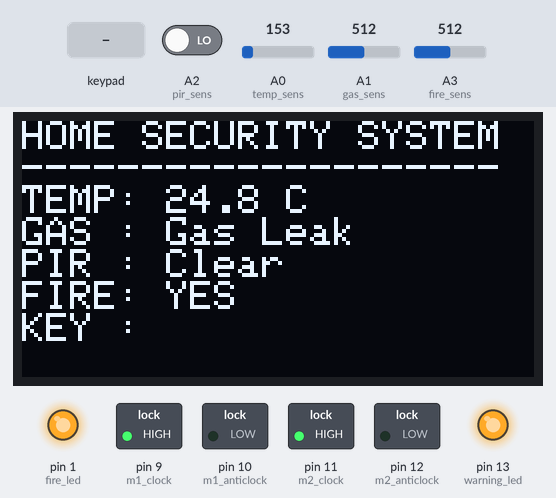
A sketch run on a simulated Arduino Uno, built with avr-gcc and run on an emulated ATmega328P. Parts: 128×64 one-colour display, switched loads named in the sketch (green lamp = pin HIGH), output pins drawn as LEDs (lit = HIGH). Inputs (shaded band) come from the test bench; at power-on: A1 (gas_sens) = 512, A3 (fire_sens) = 512, A2 (pir_sens) LOW, A0 (temp_sens) = 153.

Above: at 2.7 s.
2.8 s: keypad keys 1 2 3 4 # pressed 0.4 s apart
At 4.9 s:
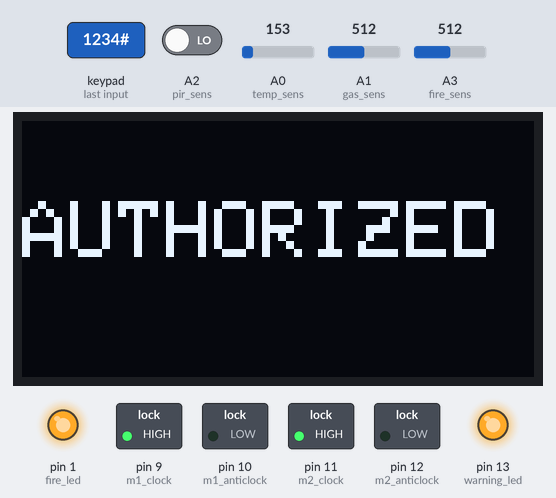
7.7 s: A1 (gas_sens) set to 466
9.2 s: A1 (gas_sens) set to 440
At 10.4 s:
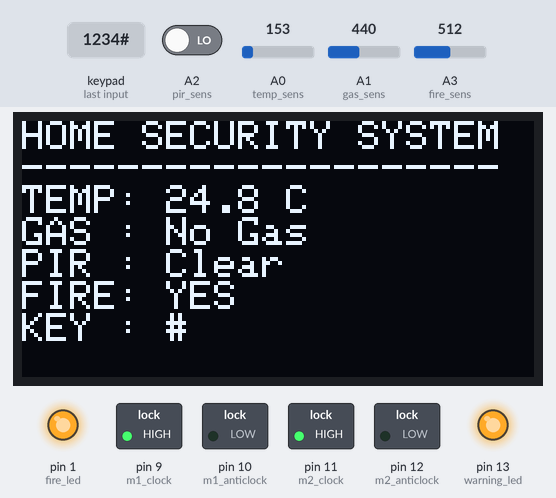
10.7 s: A3 (fire_sens) set to 464
12.2 s: A3 (fire_sens) set to 437
At 13.3 s:
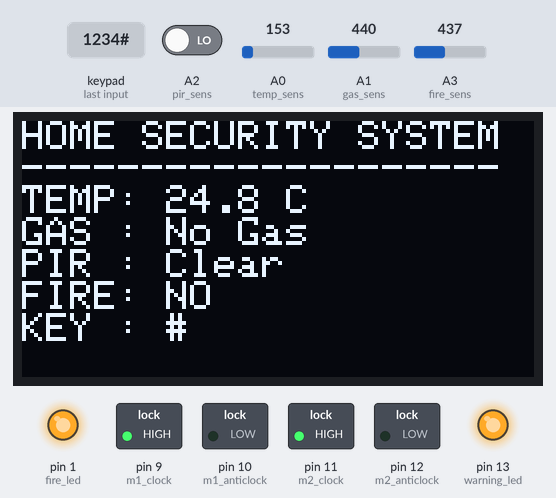
13.7 s: A2 (pir_sens) driven HIGH
At 15.1 s:
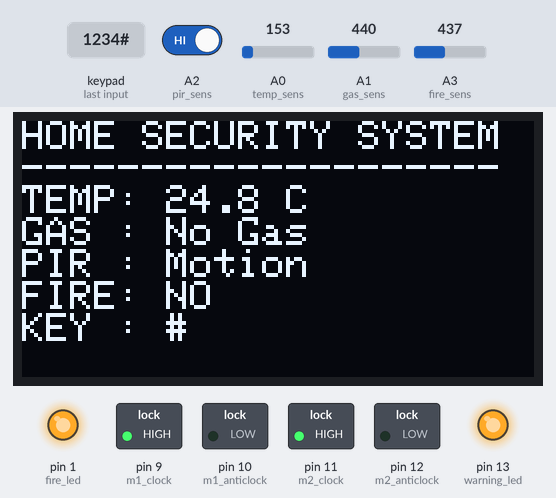
Timing chart, 0 to 16.7 s (numbered marks = the images above; inputs shaded):
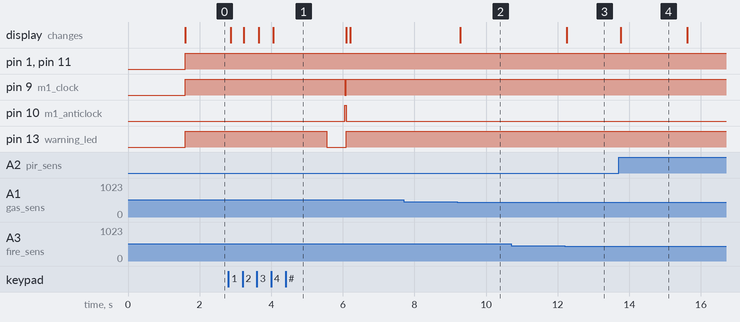

The sketch:

home-automation-and-security.ino
```cpp
#include <Wire.h>
#include <Adafruit_GFX.h>
#include <Adafruit_SSD1306.h>
#include <Keypad.h>

/* ---------- OLED Configuration ---------- */
#define OLED_WIDTH  128
#define OLED_HEIGHT 64
#define OLED_RESET  -1
Adafruit_SSD1306 display(OLED_WIDTH, OLED_HEIGHT, &Wire, OLED_RESET);

/* ---------- Pin Assignments ---------- */
#define temp_sens  A0
#define gas_sens   A1
#define pir_sens   A2
#define fire_sens  A3

#define fire_led     1
#define warning_led  13

/* ---------- Motors ---------- */
#define m1_clock     9
#define m1_anticlock 10
#define m2_clock     11
#define m2_anticlock 12

/* ---------- Keypad ---------- */
const byte ROWS = 4;
const byte COLS = 3;

bool accessGranted = false;
unsigned long accessTime = 0;
const unsigned long ACCESS_TIMEOUT = 10000; // 10 seconds

char keys[ROWS][COLS] = {
  {'1','2','3'},
  {'4','5','6'},
  {'7','8','9'},
  {'*','0','#'}
};

byte rowPins[ROWS] = {5, 6, 7, 8};
byte colPins[COLS] = {4, 3, 2};

Keypad keypad = Keypad(makeKeymap(keys), rowPins, colPins, ROWS, COLS);

/* ---------- Password ---------- */
String password = "1234";
String input = "";

/* ================================================== */
void setup() {
  pinMode(fire_led, OUTPUT);
  pinMode(warning_led, OUTPUT);

  pinMode(m1_clock, OUTPUT);
  pinMode(m1_anticlock, OUTPUT);
  pinMode(m2_clock, OUTPUT);
  pinMode(m2_anticlock, OUTPUT);

  pinMode(pir_sens, INPUT);

  display.begin(SSD1306_SWITCHCAPVCC, 0x3C);
  display.setTextColor(WHITE);

  showBootScreen();
}

/* ================================================== */
void loop() {

  /* ---------- Sensor Read ---------- */
  int tempRaw = analogRead(temp_sens);
  float temperatureC = ((tempRaw * 5.0 / 1023.0) - 0.5) * 100.0;

  int gas  = analogRead(gas_sens);
  int fire = analogRead(fire_sens);
  int pir  = digitalRead(pir_sens);

  /* ---------- OLED Update ---------- */
  updateOLED(temperatureC, gas, pir, fire, input);

  /* ---------- FIRE Detection ---------- */
  if (fire > 450) {
    digitalWrite(fire_led, HIGH);
    digitalWrite(warning_led, HIGH);
    openDoor();
    windowOpen();
  } else {
    //digitalWrite(fire_led, LOW);
  }

  /* ---------- PIR Intrusion Logic ---------- */
  if (pir == HIGH) {
    if (!accessGranted || (millis() - accessTime > ACCESS_TIMEOUT)) {
      digitalWrite(warning_led, HIGH);
      displayAlert("ALERT!!!");
    }
  }

  /* ---------- GAS Detection ---------- */
  if (gas > 450) {
    digitalWrite(warning_led, HIGH);
    windowOpen();
  } else {
    //digitalWrite(warning_led, LOW);
  }

  /* ---------- Keypad ---------- */
  char key = keypad.getKey();

  if (key) {
    if (key == '*') {
      input = "";
    } else {
      input += key;
    }

    if (input.length() == password.length()) {
      if (input == password) {
        displayAlert("AUTHORIZED");
        accessGranted = true;
        accessTime = millis();
        digitalWrite(warning_led, LOW);
        openDoor();
        delay(500);
        closeDoor();
      } else {
        displayAlert("WRONG PIN");
        digitalWrite(warning_led, HIGH);
      }
      input = "";
    }
  }
}

/* ================================================== */
/* OLED FUNCTIONS */

void updateOLED(float t, int g, int p, int f, String keyInput) {
  display.clearDisplay();
  display.setCursor(0, 0);
  display.setTextSize(1);

  display.println("HOME SECURITY SYSTEM");
  display.println("--------------------");
  display.print("TEMP: ");
  display.print(t, 1);
  display.println(" C");
  display.print("GAS : ");
  display.println(g > 450 ? "Gas Leak" : "No Gas");
  display.print("PIR : ");
  display.println(p ? "Motion" : "Clear");
  display.print("FIRE: ");
  display.println(f > 450 ? "YES" : "NO");
  display.print("KEY : ");
  display.println(keyInput);
  display.display();
}

void displayAlert(String msg) {
  display.clearDisplay();
  display.setCursor(0, 20);
  display.setTextSize(2);
  display.println(msg);
  display.display();
  delay(1500);
}

void showBootScreen() {
  display.clearDisplay();
  display.setCursor(10, 20);
  display.setTextSize(2);
  display.println("SYSTEM ON");
  display.display();
  delay(1500);
}

/* ================================================== */
/* MOTOR FUNCTIONS */

void openDoor() {
  digitalWrite(m1_clock, HIGH);
  digitalWrite(m1_anticlock, LOW);
}

void closeDoor() {
  digitalWrite(m1_clock, LOW);
  digitalWrite(m1_anticlock, HIGH);
}

void windowOpen() {
  digitalWrite(m2_clock, HIGH);
  digitalWrite(m2_anticlock, LOW);
}

void windowClose() {
  digitalWrite(m2_clock, LOW);
  digitalWrite(m2_anticlock, HIGH);
}
```

Measured:
- the behaviour switches between 451 and 450 on A1 (gas_sens) (found by bisection; images 1 and 2)
- the behaviour switches between 451 and 450 on A3 (fire_sens) (found by bisection; images 2 and 3)
- after the input at 2.8 s, pin 9 (m1_clock): HIGH → LOW after 3.3 s, → HIGH 0.04 s later; pin 10 (m1_anticlock): LOW → HIGH after 3.3 s, → LOW 0.04 s later; pin 13 (warning_led): HIGH → LOW after 2.8 s, → HIGH 0.54 s later; the display: first changes after 0.06 s (image 1 shows a later state)
- after the input at 7.7 s, every drawn part: stays the same
- after the input at 9.2 s, the display: changes after 0.07 s (image 2)
- after the input at 10.7 s, every drawn part: stays the same
- after the input at 12.2 s, the display: changes after 0.05 s (image 3)
- after the input at 13.7 s, the display: changes after 0.07 s (image 4)
- what the display in image 4 shows lasts 1.8 s, from 13.8 s to 15.6 s
